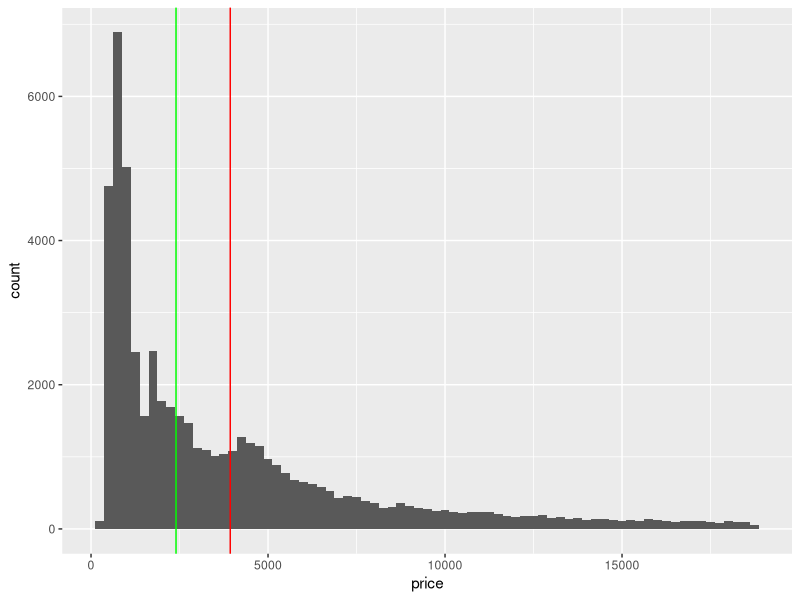
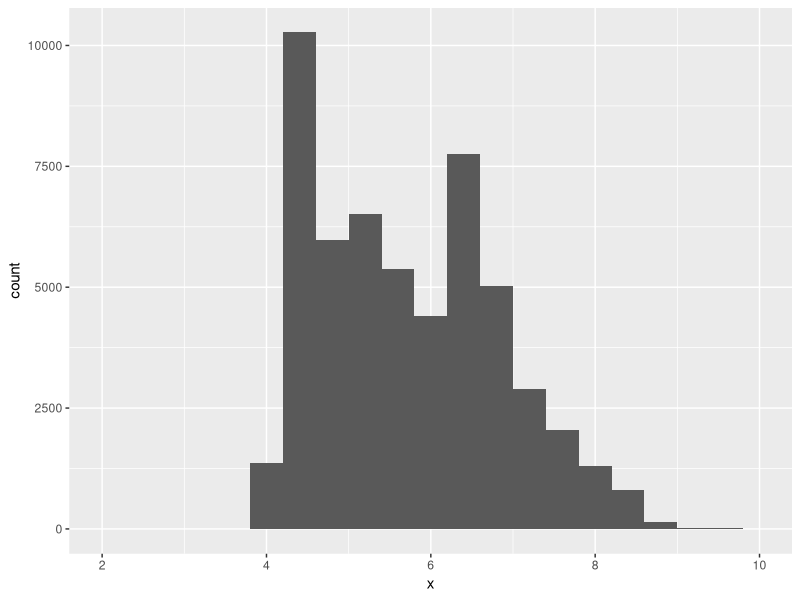

These charts were generated, in order, by the following R code:
## ---- chunk 1
#| eval: true
#| message: false
#| echo: false
library(tidyverse)
## ---- chunk 2
#| eval: true
#| echo: false

diamonds %>% 
  count(color, clarity) %>% 
  pivot_wider(names_from = color,
              values_from = n) %>% 
  mutate(marginal_clarity = rowSums(.[2:8])) %>% 
  mutate(marginal_color = colSums(.[2:9]))

8171*2808/53940
## ---- chunk 3
#| eval: true
#| echo: false

diamonds %>% 
  count(color, cut) %>% 
  group_by(color) %>% 
  mutate(prop = n/ sum(n)) %>% 
  select(color, cut, prop) %>% 
  pivot_wider(names_from = color,
              values_from = prop) 
  
## ---- chunk 4
#| eval: true
#| echo: false

diamonds %>% 
  count(color, cut) %>% 
  group_by(cut) %>% 
  mutate(prop = n/sum(n)) %>% 
  select(color, cut, prop) %>% 
  pivot_wider(names_from = color,
              values_from = prop) 
  
## ---- chunk 5
#| echo: false
#| eval: true

library(tidyverse)
ggplot(data = diamonds) +
  geom_histogram(mapping = aes(x = price), binwidth = 250) +
  geom_vline(aes(xintercept = mean(price)), color = "red") +
  geom_vline(aes(xintercept = median(price)), color = "green")

## ---- chunk 6
#| echo: false
#| eval: true
#| warning: false

library(tidyverse)
ggplot(data = diamonds) +
  geom_histogram(mapping = aes(x = x), binwidth = .4) +
  xlim(2, 10)
